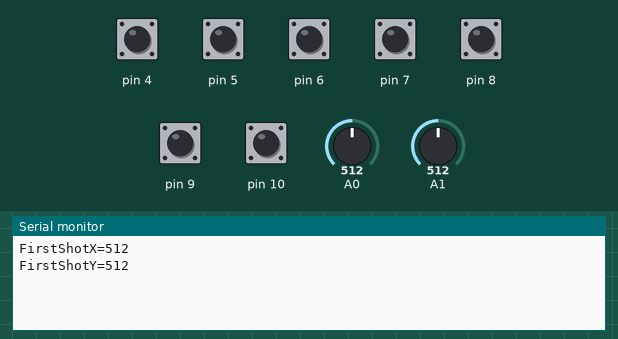
A sketch run on a simulated Arduino Uno, built with avr-gcc and run on an emulated ATmega328P. On the bench: the last lines printed to the serial monitor. The inputs (shaded band) are chosen by the test bench; at power-on: pin 4–10 HIGH, A0 = 512, A1 = 512.

Above: at 1.2 s.
1.3 s: A0 set to 716
At 2.5 s:
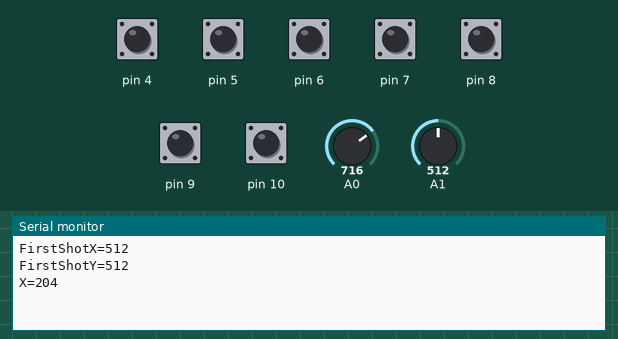
2.8 s: A1 set to 716
At 3.7 s:
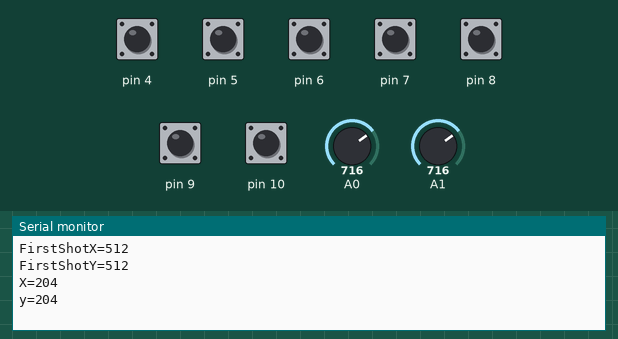
4.3 s: pin 4 pulled LOW for 0.15 s
At 5.2 s:
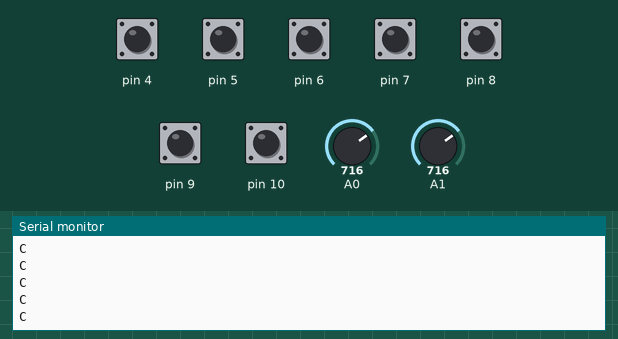
5.9 s: pin 5 pulled LOW for 0.15 s
At 6.4 s:
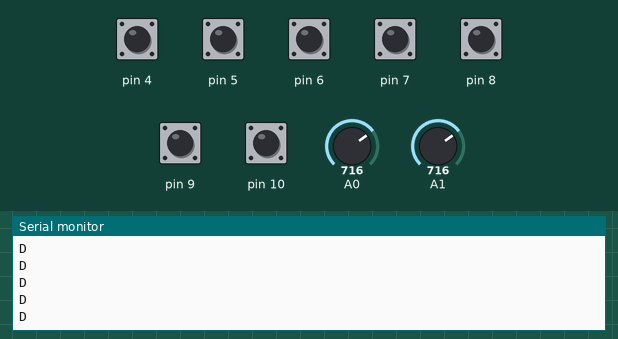
7.5 s: pin 6 pulled LOW for 0.15 s
At 8.8 s:
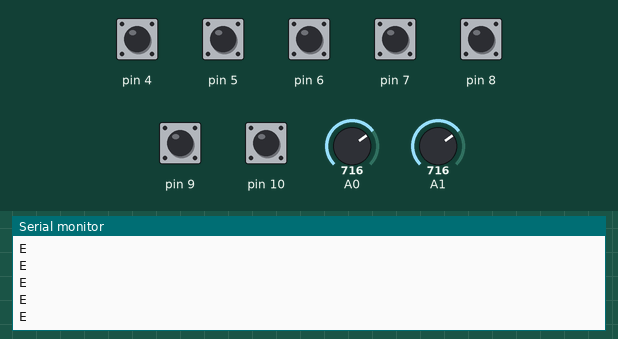
9.1 s: pin 7 pulled LOW for 0.15 s
At 10.1 s:
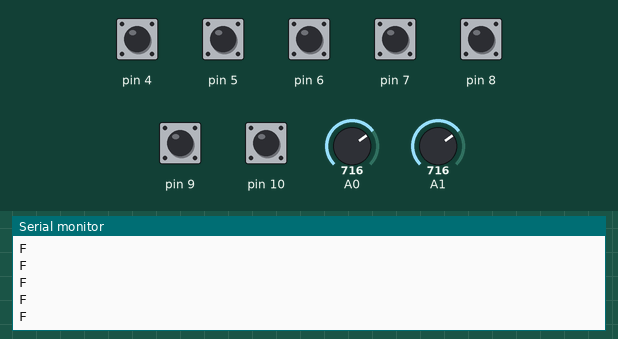

Measured:
- after the input at 1.3 s, the serial monitor: prints a new line at once (image 1)
- after the input at 2.8 s, the serial monitor: prints a new line at once (image 2)
- after the input at 4.3 s, the serial monitor: prints a new line at once (image 3)
- after the input at 5.9 s, the serial monitor: prints a new line at once (image 4)
- after the input at 7.5 s, the serial monitor: prints a new line at once (image 5)
- after the input at 9.1 s, the serial monitor: prints a new line at once (image 6)

The sketch:

joystick.ino
```cpp
int FirstShotX, FirstShotY;
int last_x, last_y, x, y;
void setup() {
        for(int i=0; i<19; i++) {
                pinMode(i, INPUT);
                digitalWrite(i, 1);
        }
        Serial.begin(115200);
        FirstShotX = 0;
        FirstShotY = 0;
        last_x = 0;
        last_y = 0;
        x = 0;
        y = 0;
}
void loop(){
        int i, someInt, flag = 0; for(i=4; i<11; i++)
        {
                someInt = digitalRead(i); if(someInt == 0)
                {
                        flag =1;
                        break;
                }
        }
        if(flag == 1) {
                switch(i) {
                case 4: Serial.println("C"); break;
                case 5: Serial.println("D"); break;
                case 6: Serial.println("E"); break;
                case 7: Serial.println("F"); break;
                case 8: Serial.println("E"); break;
                case 2: Serial.println("P"); break;
                case 3: Serial.println("K"); break;
                default: break;
                }
                flag=0;
        }
        int sensorValue = analogRead(A0);
        if(FirstShotX == 0)
        {
                FirstShotX = sensorValue;
                Serial.print("FirstShotX=");
                Serial.println(FirstShotX);
        }

        x = sensorValue - FirstShotX;
        if (abs(x - last_x)>1){
//          if (x != last_x){
          Serial.print("X=");
          Serial.println(x);
          last_x = x;
        }

        sensorValue = analogRead(A1);
        if(FirstShotY == 0)
        {
                FirstShotY = sensorValue;
                Serial.print("FirstShotY=");
                Serial.println(FirstShotY);
        }

        y = sensorValue - FirstShotY;
        if (abs(y -last_y)>1){
//          if (y != last_y){
          Serial.print("y=");
          Serial.println(y);
          last_y = y;
        }
        delay(10);
}
```
